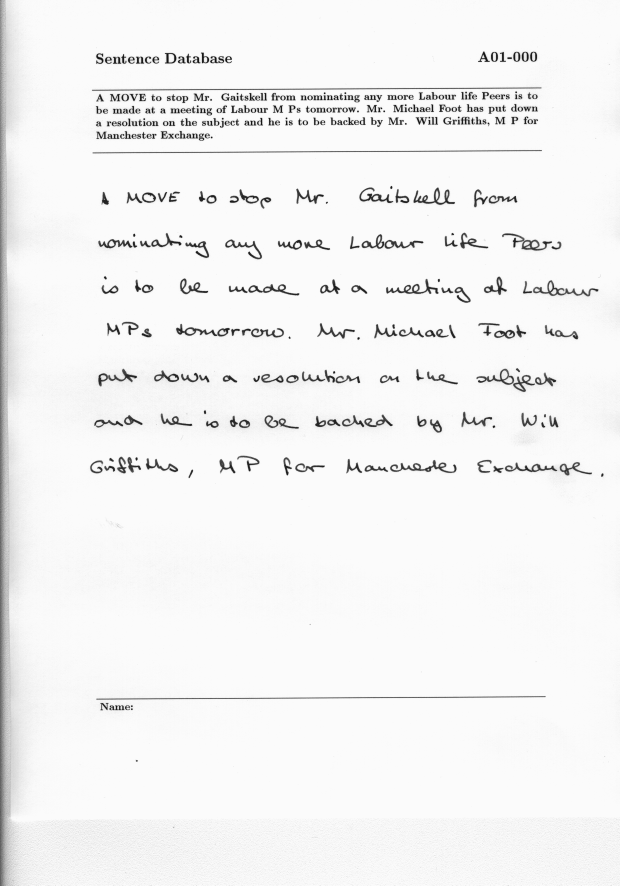
#> input picture Forms/p1.png, 2479 x 3542 px, found by its file name (shown at 1/4 size)
$ python line_detection.py   (older library calls are emulated)
#> lines starting #> are read from the running program, lines starting #| are printed output that depends on the picture; after the words box and inside, x2 and y2 are one past the last pixel; in counts of white or black regions, pixels touching at a corner belong together
import cv2
import numpy as np
from Code1.word_detection import wordSegmentation, prepareImg

image = cv2.imread('Forms/p1.png')
#> image is the input picture: shape (3542, 2479, 3); min 14, max 251, mean 242.8
im1 = cv2.imread('Forms/p1.png')
image = cv2.resize(image, (1000,1000))
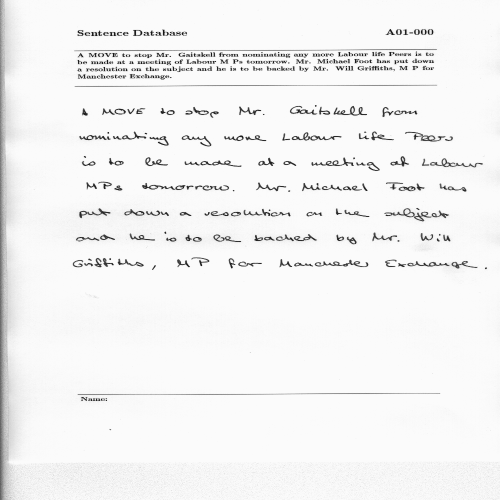
#> image: shape (1000, 1000, 3) (shown at 1/2 size); min 15, max 251, mean 242.8
im1 = cv2.resize(image, (1000,1000))

#grayscale

def line_sep(image):
    gray = cv2.cvtColor(image,cv2.COLOR_BGR2GRAY)

    #binary
    ret,thresh = cv2.threshold(gray,127,255,cv2.THRESH_BINARY_INV)
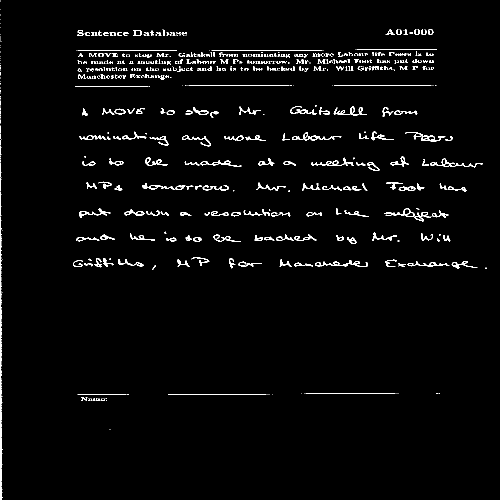
#> thresh: shape (1000, 1000) (shown at 1/2 size); 2.5% white in thin lines or dots

    #dilation
    kernel = np.ones((1,50), np.uint8)
    img_dilation = cv2.dilate(thresh, kernel, iterations=1)
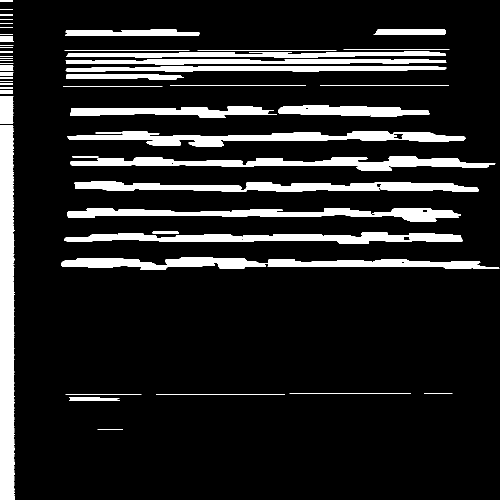
#> img_dilation: shape (1000, 1000) (shown at 1/2 size); 12.7% white; 93 white regions
        #find contours
    im2,ctrs, hier = cv2.findContours(img_dilation.copy(), cv2.RETR_EXTERNAL, cv2.CHAIN_APPROX_SIMPLE)
#> ctrs = 93 contours, 49 with area under 20; largest, box (x1, y1, x2, y2) and area: (0, 433, 30, 1000) 15158, (122, 515, 999, 540) 11152, (140, 312, 991, 342) 10470, (135, 263, 931, 293) 10000, (149, 363, 958, 384) 9824

    images = []

    #sort contours
    sorted_ctrs = sorted(ctrs, key=lambda ctr: cv2.boundingRect(ctr)[0])
#> sorted_ctrs has the same summary as ctrs

    for i, ctr in enumerate(sorted_ctrs):
        # Get bounding box
        if cv2.contourArea(ctr) < 3000:
            continue
        x, y, w, h = cv2.boundingRect(ctr)
        # Getting ROI
        roi = image[y:y+h, x:x+w]
        cv2.rectangle(im1,(x,y),( x + w, y + h ),(90,0,255),2)
        # cv2.imwrite('bla' + str(i) + '.png',roi)
        images.append(roi)
#> this loop made 93 passes
#> ctr on passes 6, 11, 12, 14, 15, 17, 18, 19, 20, 23, 25, 26: [[0, 312], [0, 314], [25, 314], [25, 312]], [[0, 260], [26, 260]], [[0, 258], [26, 258]], [[0, 250], [25, 250]], [[0, 247], [25, 247]], [[0, 237], [0, 238], [25, 238], [25, 237]], [[0, 233], [0, 235], [25, 235], [25, 233]], [[0, 230], [0, 231], [25, 231], [26, 230]], [[0, 228], [25, 228]], [[0, 213], [26, 213]], [[0, 202], [26, 202]], [[0, 200], [25, 200]]
#> (x, y, w, h) on pass 1: (0, 433, 30, 567)
#> pass 1, in line_sep, `roi = image[y:y+h, x:x+w]`:
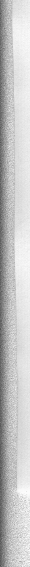
#> roi: shape (567, 30, 3); min 80, max 251, mean 196.7
#> after the loop:
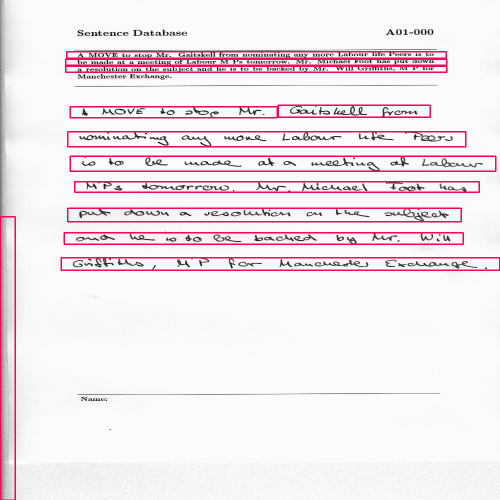
#> im1: shape (1000, 1000, 3) (shown at 1/2 size); 5.03% of pixels changed, all inside (x1, y1, x2, y2) = (0, 102, 1000, 1000)
#> after the loop, images = 12 items
    return images

def word_seperation(image):
    gray = cv2.cvtColor(image, cv2.COLOR_BGR2GRAY)

    # binary
    ret, thresh = cv2.threshold(gray, 127, 255, cv2.THRESH_BINARY_INV)

    # dilation
    kernel = np.ones((10, 25), np.uint8)
    img_dilation = cv2.dilate(thresh, kernel, iterations=1)

    # find contours
    im2, ctrs, hier = cv2.findContours(img_dilation.copy(), cv2.RETR_EXTERNAL, cv2.CHAIN_APPROX_SIMPLE)

    images = []

    # sort contours
    sorted_ctrs = sorted(ctrs, key=lambda ctr: cv2.boundingRect(ctr)[0])

    for i, ctr in enumerate(sorted_ctrs):
        # Get bounding box
        if cv2.contourArea(ctr) < 1000:
            continue
        x, y, w, h = cv2.boundingRect(ctr)
        # Getting ROI
        roi = image[y:y + h, x:x + w]
        cv2.rectangle(image, (x, y), (x + w, y + h), (90, 0, 255), 2)
        images.append(roi)
    return (image, images)


lines = line_sep(image)
#> lines = 12 items
cv2.imshow('marked areas',im1)

for line in lines:
    word, individual_words = word_seperation(line)
    # cv2.imshow('line',word)
    for (i,w) in enumerate(individual_words):
        cv2.imshow('word',w)
        cv2.imwrite('bla' + str(i) + '.png',w)
        cv2.waitKey(0)
    cv2.waitKey(0)
#> this loop made 12 passes
#> pass 1, in word_seperation, `img_dilation = cv2.dilate(thresh, kernel, iterations=1)`:
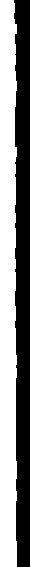
#> img_dilation: shape (567, 30); 53.1% white; 1 black region, box (x1, y1, x2, y2) and area: (14, 0, 30, 567) 7978
#> pass 1, `word, individual_words = word_seperation(line)`:
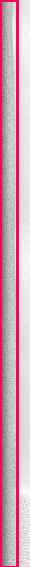
#> word: shape (567, 30, 3); mean B, G, R 182.3, 167.1, 210.2


cv2.waitKey(0)

$ run again, with Forms/p12.png copied over Forms/p1.png
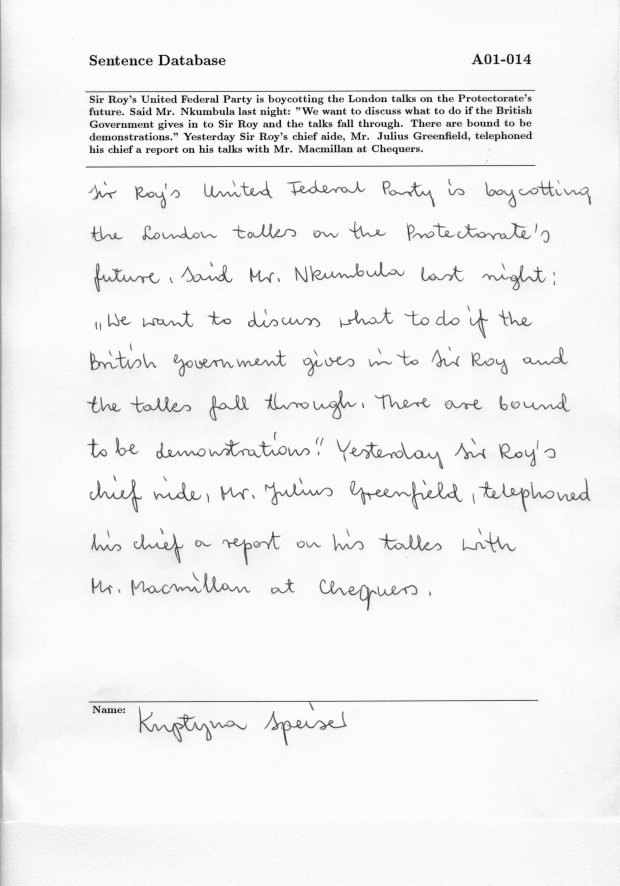
#> input picture Forms/p12.png, 2479 x 3542 px, found by its file name (shown at 1/4 size)
#> image is the input picture: shape (3542, 2479, 3); min 14, max 251, mean 242.3
#> image: shape (1000, 1000, 3)
#> in line_sep, `im2,ctrs, hier = cv2.findContours(img_dilation.copy(), cv2.RETR_EXTERN..`: ctrs = 37 contours, 11 with area under 20; largest, box (x1, y1, x2, y2) and area: (121, 539, 977, 579) 17616, (119, 494, 921, 530) 13522, (122, 203, 978, 235) 12944, (129, 296, 920, 330) 12933, (122, 390, 940, 425) 12844
#> in line_sep, `sorted_ctrs = sorted(ctrs, key=lambda ctr: cv2.boundingRect(ctr)[0])`: sorted_ctrs has the same summary as ctrs
#> the loop in line_sep, `for i, ctr in enumerate(sorted_ctrs):` made 37 passes
#> (x, y, w, h) on passes 3, 5, 6, 7, 8, 9, 10, 11: (117, 441, 826, 34), (119, 494, 802, 36), (120, 163, 587, 12), (120, 120, 762, 12), (121, 539, 856, 40), (121, 149, 762, 11), (121, 134, 761, 13), (121, 106, 761, 12)
#> after the loop in line_sep, `for i, ctr in enumerate(sorted_ctrs):`:
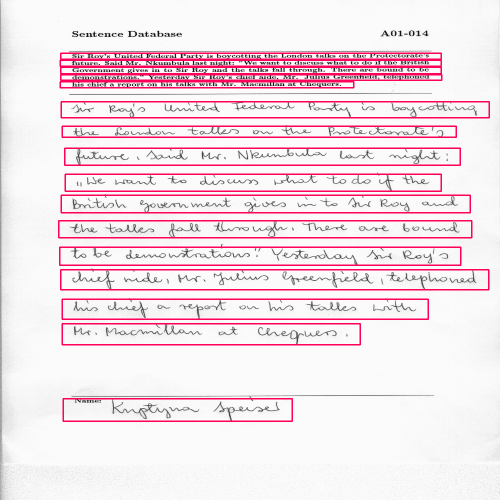
#> im1: shape (1000, 1000, 3) (shown at 1/2 size); mean B, G, R 230.9, 224.5, 242.8
#> after the loop in line_sep, `for i, ctr in enumerate(sorted_ctrs):`: images = 16 items
#> the loop `for line in lines:` made 16 passes
#> pass 1, `word, individual_words = word_seperation(line)`:
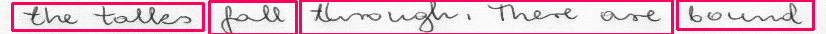
#> word: shape (34, 826, 3); mean B, G, R 211.7, 198.9, 235.2

$ run again, with Forms/p14.png copied over Forms/p1.png
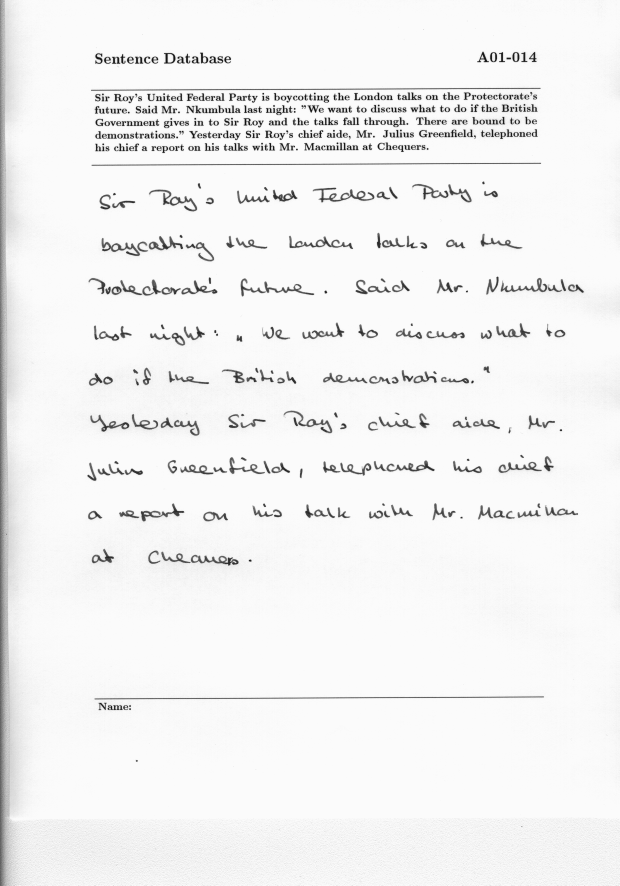
#> input picture Forms/p14.png, 2479 x 3542 px, found by its file name (shown at 1/4 size)
#> image is the input picture: shape (3542, 2479, 3); min 15, max 251, mean 241.9
#> image: shape (1000, 1000, 3)
#> in line_sep, `im2,ctrs, hier = cv2.findContours(img_dilation.copy(), cv2.RETR_EXTERN..`: ctrs = 95 contours, 37 with area under 20; largest, box (x1, y1, x2, y2) and area: (0, 387, 36, 1000) 16371, (119, 313, 967, 335) 11490, (117, 514, 918, 543) 10167, (137, 208, 828, 239) 9632, (128, 365, 937, 390) 9576
#> in line_sep, `sorted_ctrs = sorted(ctrs, key=lambda ctr: cv2.boundingRect(ctr)[0])`: sorted_ctrs has the same summary as ctrs
#> the loop in line_sep, `for i, ctr in enumerate(sorted_ctrs):` made 95 passes
#> ctr on passes 3, 7, 10, 11, 12, 15, 16, 17: [[0, 300], [0, 302], [25, 302], [25, 300]], [[0, 263], [0, 264], [25, 264], [25, 263]], [[0, 250], [25, 250]], [[0, 247], [0, 248], [25, 248], [25, 247]], [[0, 240], [0, 245], [25, 245], [25, 240]], [[0, 219], [25, 219]], [[0, 215], [0, 216], [25, 216], [25, 215]], [[0, 210], [0, 213], [25, 213], [25, 210]]
#> after the loop in line_sep, `for i, ctr in enumerate(sorted_ctrs):`: images = 15 items
#> the loop `for line in lines:` made 15 passes
#> pass 1, `word, individual_words = word_seperation(line)`:
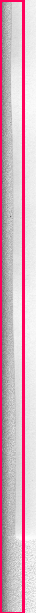
#> word: shape (613, 36, 3); mean B, G, R 191.5, 178.7, 214.8
